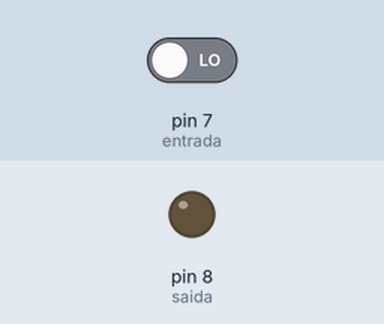
Bench run of a sketch on a simulated Arduino Uno, built with avr-gcc and run on an emulated ATmega328P. On the bench: output pins drawn as LEDs (lit = HIGH). The test bench sets the inputs (shaded band); at power-on: pin 7 (entrada) LOW.

Above: at 1.2 s.
1.3 s: pin 7 (entrada) driven HIGH
At 2.0 s:
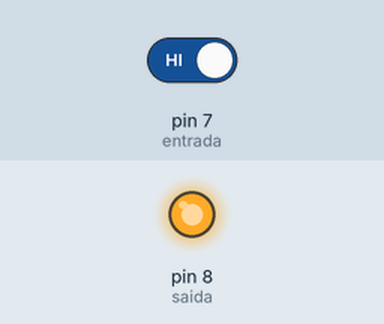
2.8 s: pin 7 (entrada) driven LOW
At 3.2 s:
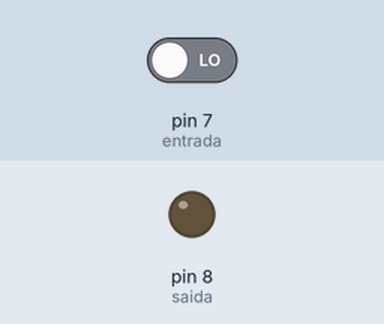
Timing chart, 0 to 5.8 s (numbered marks = the images above; inputs shaded):
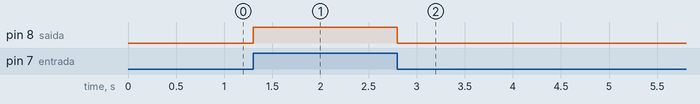

Measured:
- after the input at 1.3 s, pin 8 (saida): LOW → HIGH at once
- after the input at 2.8 s, pin 8 (saida): HIGH → LOW at once

The sketch:

ARDUINO_OBR_ART_2026.ino
```cpp
const int entrada = 7;
const int saida = 8;

void setup() {
  pinMode(entrada, INPUT);
  pinMode(saida, OUTPUT);
}

void loop() {
  int estado = digitalRead(entrada);

  if (estado == HIGH) {
    // Ação quando entrada for alta
    digitalWrite(saida, HIGH);
  } else {
    digitalWrite(saida, LOW);
  }
}
```
